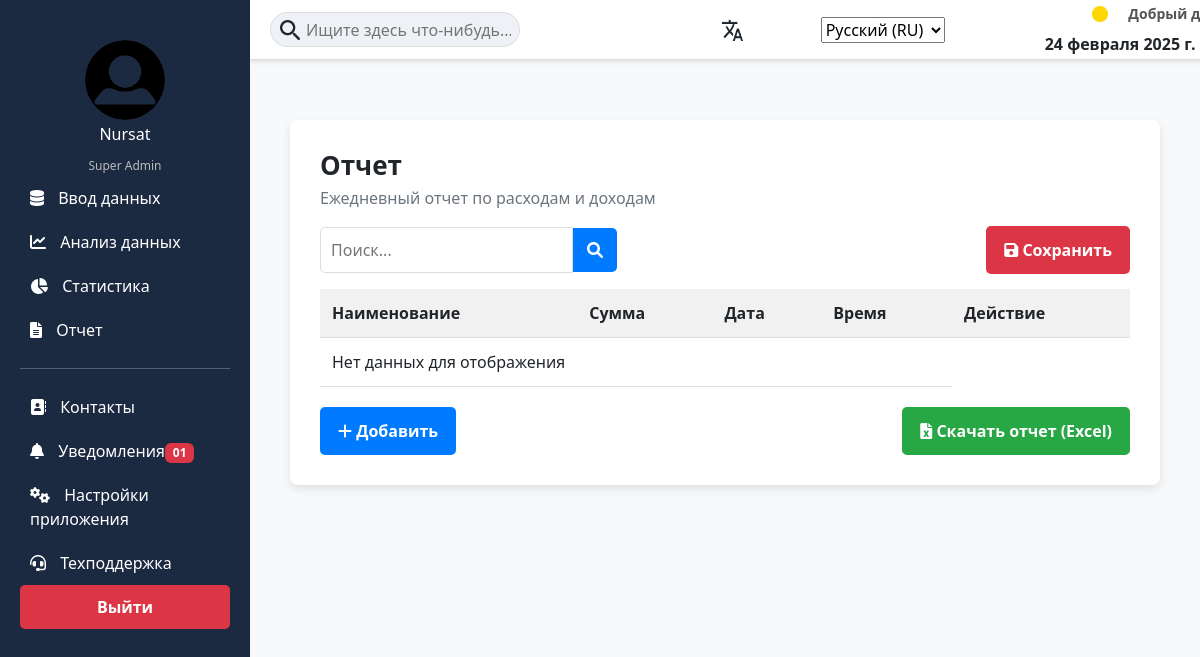
/report/, run on an earlier commit of the app's database.
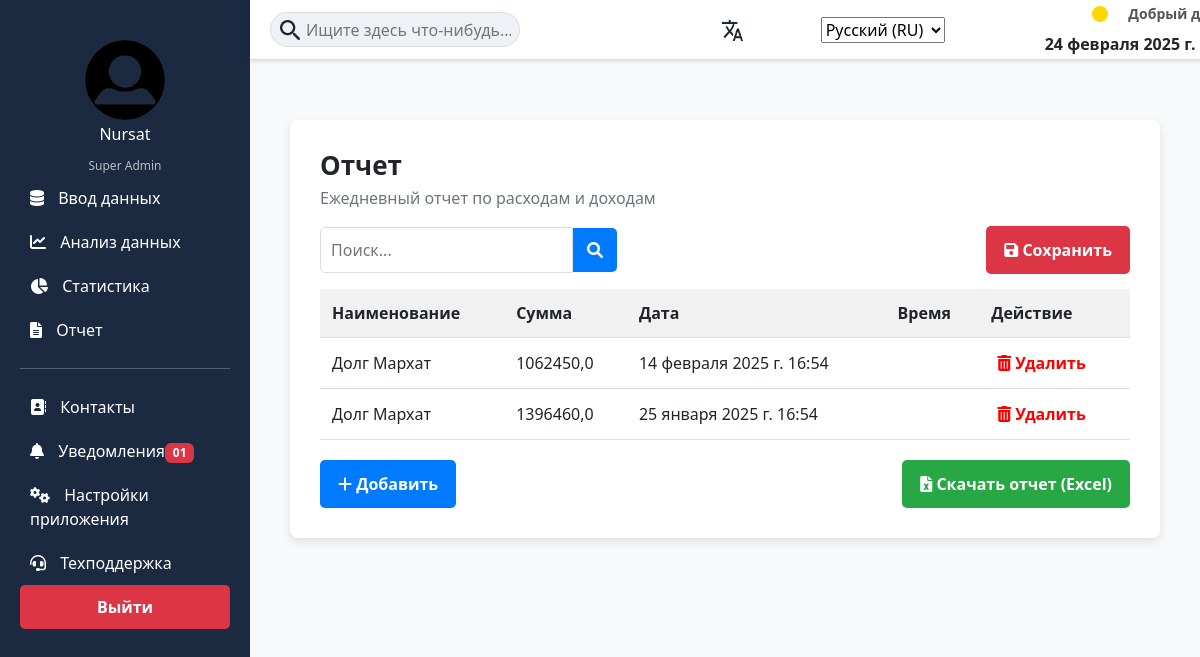
And on a later commit of the database.
### reports/models.py (models this page shows, shortened)
class ReportRecord(models.Model):
    name = models.CharField(max_length=255)
    sum = models.FloatField()
    date = models.DateField(default=now)  # ✅ Дата с дефолтным значением
    time = models.TimeField()

### reports/views.py (the view)
# urls.py: path("report/", report_view, name="report"),
def report_view(request):
    search_query = request.GET.get('search', '').strip()
    reports = ReportRecord.objects.all()
    if search_query:
        reports = reports.filter(name__icontains=search_query)
    return render(request, 'report.html', {'reports': reports})

### reports/templates/reports/report.html (shortened to what this page needs)
{% extends 'base.html' %}
{% load static %}
{% load i18n %}
{% block content %}
<div class="report-container">
    <div class="report-header">
        <h2 class="report-title">{% trans "Отчет" %}</h2>
        <p class="report-subtitle">{% trans "Ежедневный отчет по расходам и доходам" %}</p>
    </div>
    <div class="report-actions">
        <div class="search-container">
            <input type="text" class="search-input" id="search" placeholder="{% trans "Поиск..." %}">
            <button class="search-btn"><i class="fas fa-search"></i></button>
        </div>
        <button class="save-btn"><i class="fas fa-save"></i> {% trans "Сохранить" %}</button>
    </div>
    <table class="report-table">
        <thead>
            <tr>
                <th>{% trans "Наименование" %}</th>
                <th>{% trans "Сумма" %}</th>
                <th>{% trans "Дата" %}</th>
                <th>{% trans "Время" %}</th>
                <th>{% trans "Действие" %}</th>
            </tr>
        </thead>
            <tbody>
                {% for report in reports %}
                    <tr>
                        <td>{{ report.name }}</td>
                        <td>{{ report.sum }}</td>
                        <td>{{ report.date }} {{ report.time }}</td>
                        <td>
                         <td>
                                <button class="delete-btn" data-id="{{ report.id }}">
                                    <i class="fas fa-trash-alt"></i> {% trans "Удалить" %}
                                </button>
</td>
                        </td>
                    </tr>
                {% empty %}
                    <tr><td colspan="4">{% trans "Нет данных для отображения" %}</td></tr>
                {% endfor %}
            </tbody>
    </table>
    <div class="report-footer">
        <button class="add-btn"><i class="fas fa-plus"></i> {% trans "Добавить" %}</button>
        <button class="generate-btn" onclick="window.location.href='/export-report/'">
            <i class="fas fa-file-excel"></i> {% trans "Скачать отчет (Excel)" %}
        </button>
    </div>
</div>
{% endblock %}

### reports/templates/reports/base.html (shortened to what this page needs)
<!DOCTYPE html>
<html lang="ru">
<head>
    {% load i18n %}
    {% load static %}
    <link rel="stylesheet" href="{% static 'css/style.css' %}">
    <link rel="stylesheet" href="https://cdn.jsdelivr.net/npm/bootstrap@5.3.0/dist/css/bootstrap.min.css">
        <link rel="stylesheet" href="https://cdnjs.cloudflare.com/ajax/libs/font-awesome/6.0.0/css/all.min.css">
</head>
<body>
    <div class="wrapper">
        <nav class="sidebar">
            <div class="profile text-center">
                <img src="{% static 'images/avatar.png' %}" class="profile-img" alt="Profile">
                <h6>Nursat</h6>
                <span class="role">Super Admin</span>
            </div>
         <ul class="nav flex-column">
            <li><a href="{% url 'dashboard' %}" class="nav-link"><i class="fas fa-database"></i> {% trans "Ввод данных" %}</a></li>
            <li><a href="{% url 'analysis' %}" class="nav-link"><i class="fas fa-chart-line"></i> {% trans "Анализ данных" %}</a></li>
            <li><a href="{% url 'statistics' %}" class="nav-link"><i class="fas fa-chart-pie"></i> {% trans "Статистика" %}</a></li>
            <li><a href="{% url 'report' %}" class="nav-link"><i class="fas fa-file-alt"></i> {% trans "Отчет" %}</a></li>
            <hr>
            <li><a href="{% url 'contacts' %}" class="nav-link"><i class="fas fa-address-book"></i> {% trans "Контакты" %}</a></li>
            <li><a href="#" class="nav-link"><i class="fas fa-bell"></i> {% trans "Уведомления" %}<span class="badge bg-danger"> 01</span></a></li>
            <li><a href="#" class="nav-link"><i class="fas fa-cogs"></i> {% trans "Настройки приложения" %}</a></li>
            <li><a href="#" class="nav-link"><i class="fas fa-headset"></i> {% trans "Техподдержка" %}</a></li>
                <li>
                    <form action="{% url 'logout' %}" method="post">
                        <button type="submit" class="btn btn-danger logout-btn"> {% trans "Выйти" %}</button>
                    </form>
                </li>
            </ul>
        </nav>
        <div class="main-content">
            <div class="topbar">
                <div class="search-bar-container">
                    <img src="{% static 'icons/lupa.png' %}" class="search-icon" alt="Поиск">
                    <input type="text" class="search-bar" placeholder="{% blocktrans %}Ищите здесь что-нибудь...{% endblocktrans %}">
                </div>
                <div class="d-flex align-items-center">
                    <div class="language-dropdown">
                        <img src="{% static 'icons/translate.png' %}" class="lang-icon" alt="Язык">
                        <form action="{% url 'set_language' %}" method="post" class="language-dropdown">
                            <select name="language" onchange="this.form.submit()">
                                <option value="ru" {% if request.LANGUAGE_CODE == "ru" %}selected{% endif %}>Русский (RU)</option>
                            </select>
                        </form>
                    </div>
                    <div class="greeting-container">
                        <div class="greeting-box">
                            <img src="{% static 'icons/sun.png' %}" id="time-icon" class="time-icon">
                            <span class="greeting" id="current-greeting">{% trans "Доброе утро" %} </span>
                        </div>
                        <span class="date-time" id="current-time"></span>
                    </div>
                </div>
            </div>
            <div class="page-content">
                {% block content %}{% endblock %}
            </div>
        </div>
    </div>
</body>
</html>
</html>

### reports/static/css/style.css (style rules this page uses)
body { font-family: Arial, sans-serif; background-color: #F7F9FC; margin: 0; padding: 0; }
body { background-color: #f9fbfc; font-family: Arial, sans-serif; }
.sidebar { width: 250px; background: #2c3e50; color: white; padding: 20px; height: 100vh; }
.search-bar { padding: 8px; border: 1px solid #ccc; border-radius: 5px; }
.sidebar { width: 260px; height: 100vh; background-color: #17202A; color: #fff; position: fixed; padding: 20px 15px; overflow-y: auto; }
.profile { text-align: center; margin-top: 20px; }
.profile-img { width: 60px; height: 60px; border-radius: 50%; margin-bottom: 5px; }
.role { font-size: 12px; color: #bbb; }
.nav-link { color: #bbb; padding: 10px; border-radius: 5px; display: flex; align-items: center; }
.nav-link i { margin-right: 10px; }
.sidebar { width: 250px; min-width: 250px; }
h2 { font-size: 1.8rem; }
.btn { white-space: nowrap; }
.wrapper { display: flex; }
.sidebar { width: 250px; background: #112D4E; color: white; padding: 20px; min-height: 100vh; }
.profile-img { width: 80px; height: 80px; border-radius: 50%; }
.nav { padding-left: 0; }
.nav-link { color: white; font-size: 14px; padding: 10px; display: block; text-decoration: none; border-radius: 5px; }
.topbar { display: flex; align-items: center; justify-content: space-between; background: white; padding: 10px 20px; box-shadow: 0 2px 4px rgba(0,0,0,0.1); }
.search-bar { width: 250px; padding: 8px; border-radius: 5px; border: 1px solid #ccc; }
.greeting { font-size: 14px; color: #555; }
.btn { border-radius: 5px; padding: 8px 12px; font-size: 14px; }
.report-container { max-width: 100%; width: 100%; margin: auto; padding: 30px; background: #ffffff; border-radius: 8px; box-shadow: 0 4px 10px rgba(0, 0, 0, 0.1); }
.report-header { text-align: left; margin-bottom: 15px; }
.report-title { font-size: 26px; font-weight: bold; margin-bottom: 5px; }
.report-subtitle { font-size: 16px; color: #6c757d; margin-top: 5px; }
.report-actions { display: flex; justify-content: space-between; align-items: center; margin-bottom: 15px; }
.search-container { display: flex; align-items: center; }
.search-input { padding: 10px; border: 1px solid #ddd; border-radius: 5px 0 0 5px; }
.search-btn { background: #007bff; color: white; border: none; padding: 10px 14px; border-radius: 0 5px 5px 0; cursor: pointer; font-size: 16px; }
.save-btn { background-color: #dc3545; color: white; border: none; padding: 12px 18px; font-size: 16px; border-radius: 5px; font-weight: bold; cursor: pointer; }
.report-table { width: 100%; border-collapse: collapse; margin-top: 15px; }
.report-table th, .report-table td { padding: 12px; text-align: left; border-bottom: 1px solid #ddd; }
.report-table th { background-color: #f1f1f1; font-weight: bold; }
.report-footer { display: flex; justify-content: space-between; margin-top: 20px; }
.add-btn, .generate-btn { padding: 12px 18px; font-size: 16px; border: none; border-radius: 5px; font-weight: bold; cursor: pointer; }
.add-btn { background-color: #007bff; color: white; }
.generate-btn { background-color: #28a745; color: white; }
.delete-btn { background: none; border: none; color: red; font-weight: bold; cursor: pointer; font-size: 16px; }

What changed in the data, as far as the page shows it:
added ReportRecord: name "Долг Мархат", sum "1062450,0", date "14 февраля 2025 г.", time "16:54"
added ReportRecord: name "Долг Мархат", sum "1396460,0", date "25 января 2025 г.", time "16:54"
Also different on the page:
text no longer shown: "Нет данных для отображения"
